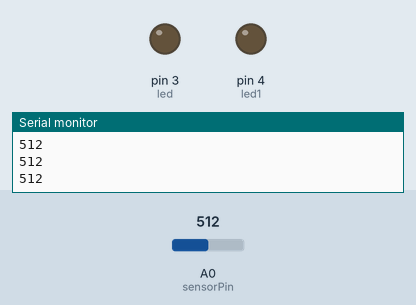
The sketch below on a simulated Arduino Uno, built with avr-gcc and run on an emulated ATmega328P. Shown: output pins drawn as LEDs (lit = HIGH), the last lines printed to the serial monitor. Dashed ring = blinking. Inputs (shaded band) come from the test bench; at power-on: A0 (sensorPin) = 512.

Above: at 1.3 s.
1.4 s: A0 (sensorPin) set to 362
2.9 s: A0 (sensorPin) set to 342
At 3.7 s:
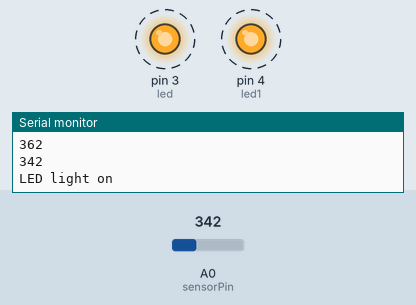
6.0 s: A0 (sensorPin) set to 360
At 7.6 s:
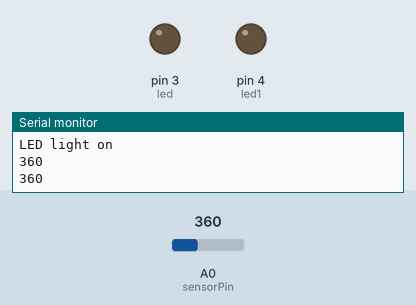
8.1 s: A0 (sensorPin) set to 340
At 9.2 s:
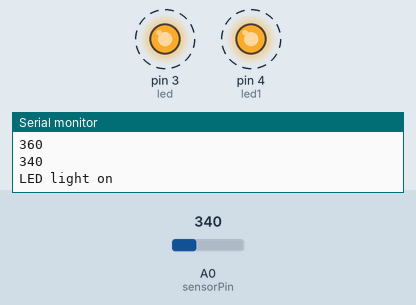
Timing chart, 0 to 12.2 s (numbered marks = the images above; inputs shaded):
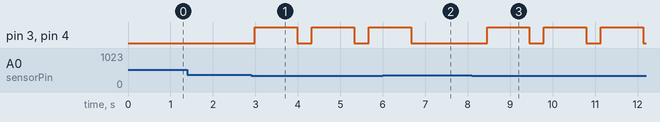

The sketch:

light_sensor_ldr.ino
```cpp
#include <SoftwareSerial.h>

int sensorPin = A0; // select the input pin for the LDR

int sensorValue = 0; // variable to store the value coming from the sensor

int led = 3;
int led1 =4;

void setup() { // declare the ledPin as an OUTPUT:

pinMode(led, OUTPUT);
pinMode(led1, OUTPUT);
Serial.begin(9600); }

void loop()

{

Serial.println("");

sensorValue = analogRead(sensorPin);

Serial.println(sensorValue);

if (sensorValue < 350)

{

Serial.println("LED light on");

digitalWrite(led,HIGH);digitalWrite(led1,HIGH);

delay(1000);

}


digitalWrite(led,LOW);digitalWrite(led1,LOW);

delay(sensorValue);

}
```

Measured:
- the behaviour switches between 350 and 349 on A0 (sensorPin) (found by bisection; images 0 and 1)
- after the input at 2.9 s, pin 3 (led), pin 4 (led1): alternates HIGH for 1.0 s and LOW for 0.34 s, starting after 0.09 s
- after the input at 6.0 s, pin 3 (led), pin 4 (led1): goes on until 6.7 s, then stays LOW
- after the input at 8.1 s, pin 3 (led), pin 4 (led1): alternates HIGH for 1.0 s and LOW for 0.34 s, starting after 0.36 s
